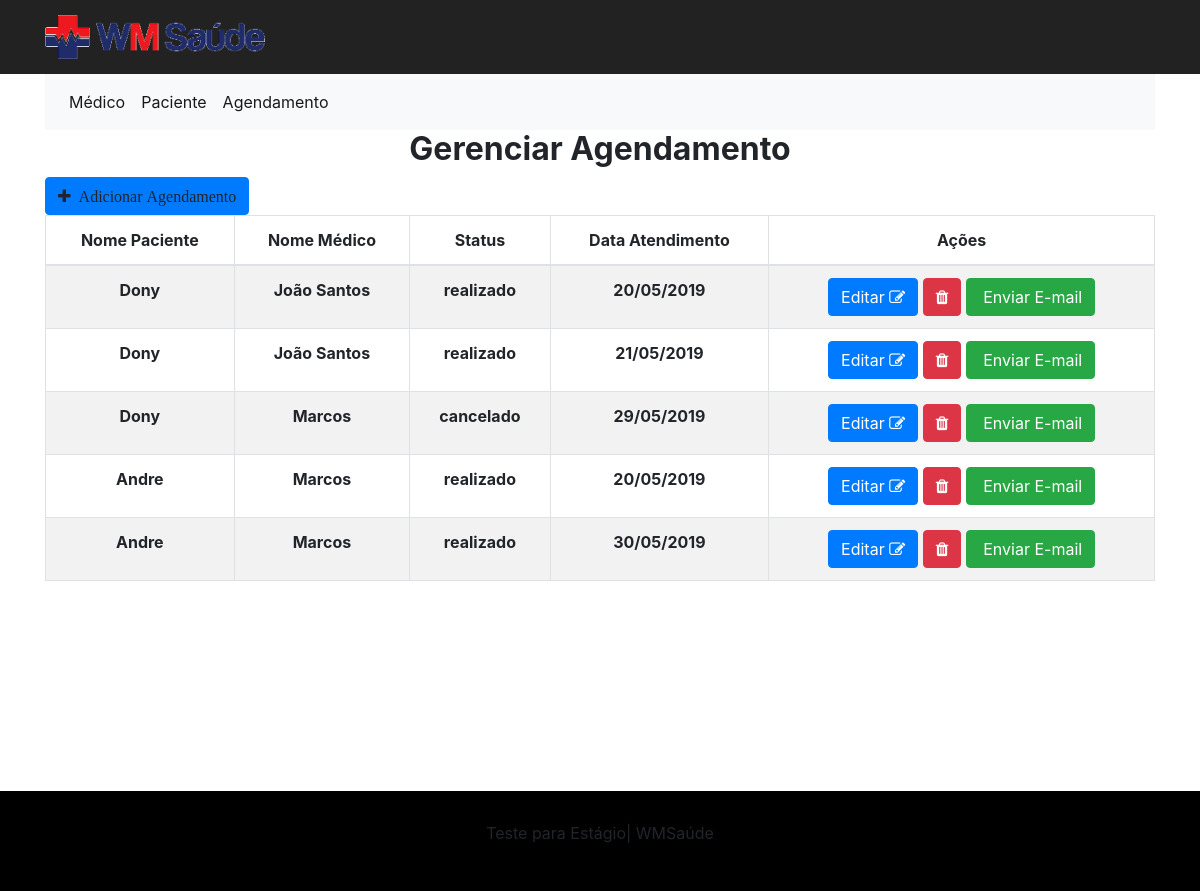
/agendamento/index, run on the app's committed database.
### tables this page shows
CREATE TABLE IF NOT EXISTS `agendamento` (
  `agendamento_id` int(11) NOT NULL AUTO_INCREMENT,
  `data_atendimento` date NOT NULL,
  `agendamento_status` enum('realizado','cancelado','aguardando') NOT NULL,
  `agendamento_medico_id` int(11) NOT NULL,
  `agendamento_paciente_id` int(11) NOT NULL,
  PRIMARY KEY (`agendamento_id`),
  KEY `fk_medico_id` (`agendamento_medico_id`),
  KEY `fk_paciente_id` (`agendamento_paciente_id`)
);

CREATE TABLE IF NOT EXISTS `paciente` (
  `paciente_id` int(11) NOT NULL AUTO_INCREMENT,
  `paciente_nome` varchar(100) NOT NULL,
  `paciente_sexo` varchar(1) NOT NULL,
  `paciente_idade` int(11) NOT NULL,
  `paciente_email` varchar(128) NOT NULL,
  PRIMARY KEY (`paciente_id`)
);

CREATE TABLE IF NOT EXISTS `medico` (
  `medico_id` int(11) NOT NULL AUTO_INCREMENT,
  `medico_nome` varchar(100) NOT NULL,
  `medico_crm` int(11) NOT NULL,
  `medico_email` varchar(128) NOT NULL,
  `medico_especialidade` varchar(255) NOT NULL,
  PRIMARY KEY (`medico_id`)
);

### application/libraries/Template.php (called while the page is built, shortened)
<?php
    class Template {
        function show($view, $data=array()){
            $CI = & get_instance();
            $CI->load->view('template/header',$data);
            $CI->load->view($view,$data);
            $CI->load->view('template/footer',$data);
        }
    }

### application/controllers/Agendamento.php (called while the page is built, shortened)
<?php
class Agendamento extends CI_Controller
{
    public function index($registroMesagem = null)
    {
        $list_medicos = $this->medico_model->show_medicos();
        $list_pacientes = $this->paciente_model->show_pacientes();
        $data = array(
            "getMedicos" => $list_medicos,
            "getPacientes" => $list_pacientes,
            "getAgendamentos" => $this->list_medicos_pacientes(),
            "dateAtual" => $this->DateAtual(),
            "registroMesagem" => $registroMesagem
        );
        $this->template->show("agendamento", $data);
    }
    public function list_medicos_pacientes()
    {
        $data = $this->agendamento_model->get_medicos_pacientes();
        foreach ($data as $key => $value) {
            $data[$key]["data_atendimento"] = $this->converteData($data[$key]["data_atendimento"]);
        }
        return $data;
    }
    public function DateAtual()
    {
        $date = date('Y-m-d');
        return $date;
    }
    public function converteData($data)
    {
        if (strstr($data, "/")) {
            $d = explode("/", $data);
            $rstData = "$d[2]-$d[1]-$d[0]";
            return $rstData;
        } else if (strstr($data, "-")) {
            $data = substr($data, 0, 10);
            $d = explode("-", $data);
            $rstData = "$d[2]/$d[1]/$d[0]";
            return $rstData;
        } else {
            return '';
        }
    }
}

### index.php (called while the page is built, shortened)
<?php
require_once BASEPATH.'core/CodeIgniter.php';

### application/models/Agendamento_model.php (called while the page is built, shortened)
<?php
class Agendamento_model extends CI_Model
{
    public function get_medicos_pacientes()
    {
        $this->db->select('*');
        $this->db->from('agendamento');
        $this->db->join('medico', 'agendamento.agendamento_medico_id = medico.medico_id');
        $this->db->join('paciente', 'agendamento.agendamento_paciente_id = paciente.paciente_id');
        return $this->db->get()->result_array();
    }
}

### application/views/agendamento.php (the view, shortened to what this page needs)
<div class="container">
    <h2 class="text-center"><strong>Gerenciar Agendamento</strong></h2>
    <a id="btn_add_agendamento" class="btn btn-primary"><i class="fa fa-plus">&nbsp;&nbsp;Adicionar Agendamento</i></a>
    <table class="table table-striped table-bordered">
        <thead class="tableheader">
        <tr>
            <th class="text-center" scope="col">Nome Paciente</th>
            <th class="text-center" scope="col">Nome Médico</th>
            <th class="text-center" scope="col">Status</th>
            <th class="text-center" scope="col">Data Atendimento</th>
            <th class="text-center" scope="col">Ações</th>
        </tr>
        </thead>
        <tbody>
        <?php foreach ($getAgendamentos as $agendamento) { ?>
            <tr>
                <th class="text-center" scope="row"><?php echo $agendamento['paciente_nome'] ?></th>
                <th class="text-center" scope="row"><?php echo $agendamento['medico_nome'] ?></th>
                <th class="text-center" scope="row"><?php echo $agendamento['agendamento_status'] ?></th>
                <th class="text-center" scope="row"><?php echo $agendamento['data_atendimento'] ?></th>
                <td class="text-center">
                    <div style="display: inline-block;">
                        <a class="btn_editar_medico btn btn-primary btn-xs"
                           href="<?php echo base_url(); ?>agendamento/editar_agendamento/<?php echo $agendamento['agendamento_id'] ?>">
                            Editar
                            <i class="fa fa-edit"></i></a>
                        <a href="<?php echo base_url(); ?>agendamento/delete_agendamento/<?php echo $agendamento['agendamento_id'] ?>"
                           onclick="return confirm('Deseja realmente excluir este registro?')"
                           class="btn btn-danger btn-xs"><i class="fa fa-trash"></i> </a>
                        <a href="#" class="btn btn-success btn-xs"><i class="fa "></i> Enviar E-mail</a>
                    </div>
                </td>
            </tr>
        <?php } ?>
        </tbody>
    </table>
</div>
</section>

### application/views/template/header.php (shortened to what this page needs)
<!DOCTYPE html>
<html lang="pt-br">
<head>
    <link href="<?php echo base_url(); ?>public/css/bootstrap.min.css" rel="stylesheet">
    <link rel="stylesheet" href="https://maxcdn.bootstrapcdn.com/font-awesome/4.4.0/css/font-awesome.min.css">
    <link href="<?php echo base_url(); ?>public/css/style.css" rel="stylesheet">
</head>
<body>
<nav class="navbar navbar-default navbar-shrink navbar-fixed-top">
    <div class="container">
        <div class="navbar-header page-scroll">
            <a class="navbar-brand page-scroll" href="#page-top"><img style="width: 220px"
                                                                      src="<?php echo base_url(); ?>public/images/wmsaude2.png"></a>
        </div>
    </div>
</nav>
<section style="min-height: calc(100vh - 83px)" class="light-bg">
    <div class="container">
        <nav class="navbar navbar-expand-sm bg-light navbar-light">
            <ul class="navbar-nav">
                <li class="nav-item active">
                    <a class="nav-link" href="<?php echo base_url("restrict/index"); ?>">Médico</a>
                </li>
                <li class="nav-item">
                    <a class="nav-link active" href="<?php echo base_url("paciente/index"); ?>">Paciente</a>
                </li>
                <li class="nav-item">
                    <a class="nav-link active" href="<?php echo base_url("agendamento/index"); ?>">Agendamento</a>
                </li>
            </ul>
        </nav>
    </div>

### application/views/template/footer.php
<footer id="footer">
    <div class="container text-center">
        <p>Teste para <span>Estágio</span>|  <span>WM</span>Saúde</p>
    </div>
</footer>

### public/css/style.css (style rules this page uses)
@media (min-width:768px) { .navbar-default { background-color: transparent; padding: 25px 0; -webkit-transition:padding .3s; -moz-transition:padding .3s; transition:padding .3s; border:0 } }
@media (min-width:768px) { .navbar-default .navbar-brand { font-size: 2em; -webkit-transition:all .3s; -moz-transition:all .3s; transition:all .3s } }
@media (min-width:768px) { .navbar-default.navbar-shrink { background-color: #222; padding: 10px 0 } }
@media (min-width:768px) { .navbar-default.navbar-shrink .navbar-brand { font-size: 1.5em } }
footer { padding: 30px; background-color: #000; }

### data on the page
agendamento: paciente.paciente_nome "Dony", medico.medico_nome "João Santos", agendamento_status "realizado", data_atendimento "20/05/2019"
agendamento: paciente.paciente_nome "Dony", medico.medico_nome "João Santos", agendamento_status "realizado", data_atendimento "21/05/2019"
agendamento: paciente.paciente_nome "Dony", medico.medico_nome "Marcos", agendamento_status "cancelado", data_atendimento "29/05/2019"
agendamento: paciente.paciente_nome "Andre", medico.medico_nome "Marcos", agendamento_status "realizado", data_atendimento "30/05/2019"

### other printed values
$agendamento['paciente_nome'] "Andre"
$agendamento['medico_nome'] "Marcos"
$agendamento['agendamento_status'] "realizado"
$agendamento['data_atendimento'] "20/05/2019"
